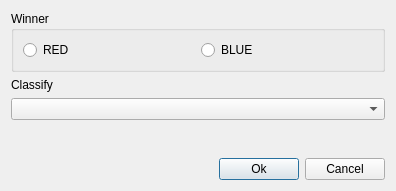
<?xml version="1.0" encoding="UTF-8"?>
<ui version="4.0">
 <class>WinnerDialogDB</class>
 <widget class="QDialog" name="WinnerDialogDB">
  <property name="geometry">
   <rect>
    <x>0</x>
    <y>0</y>
    <width>396</width>
    <height>191</height>
   </rect>
  </property>
  <property name="windowTitle">
   <string>Dialog</string>
  </property>
  <layout class="QGridLayout" name="gridLayout_2">
   <item row="0" column="0">
    <widget class="QGroupBox" name="groupBox">
     <property name="title">
      <string>Winner</string>
     </property>
     <layout class="QGridLayout" name="gridLayout">
      <item row="0" column="0">
       <widget class="QRadioButton" name="redRadio">
        <property name="text">
         <string>RED</string>
        </property>
       </widget>
      </item>
      <item row="0" column="1">
       <widget class="QRadioButton" name="blueRadio">
        <property name="text">
         <string>BLUE</string>
        </property>
       </widget>
      </item>
     </layout>
    </widget>
   </item>
   <item row="1" column="0">
    <widget class="QLabel" name="label">
     <property name="text">
      <string>Classify</string>
     </property>
    </widget>
   </item>
   <item row="2" column="0">
    <widget class="QComboBox" name="classifyCombo">
     <property name="maxVisibleItems">
      <number>20</number>
     </property>
    </widget>
   </item>
   <item row="3" column="0">
    <spacer name="verticalSpacer">
     <property name="orientation">
      <enum>Qt::Vertical</enum>
     </property>
     <property name="sizeHint" stdset="0">
      <size>
       <width>20</width>
       <height>38</height>
      </size>
     </property>
    </spacer>
   </item>
   <item row="4" column="0">
    <layout class="QHBoxLayout" name="horizontalLayout">
     <item>
      <spacer name="horizontalSpacer">
       <property name="orientation">
        <enum>Qt::Horizontal</enum>
       </property>
       <property name="sizeHint" stdset="0">
        <size>
         <width>40</width>
         <height>20</height>
        </size>
       </property>
      </spacer>
     </item>
     <item>
      <widget class="QPushButton" name="okButton">
       <property name="text">
        <string>Ok</string>
       </property>
      </widget>
     </item>
     <item>
      <widget class="QPushButton" name="cancelButton">
       <property name="text">
        <string>Cancel</string>
       </property>
      </widget>
     </item>
    </layout>
   </item>
  </layout>
 </widget>
 <resources/>
 <connections/>
</ui>
